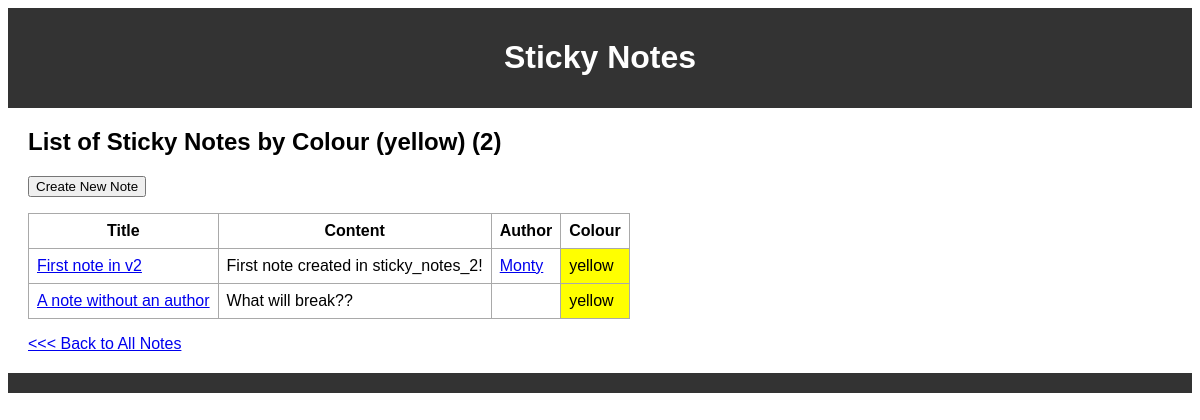
Page /col/yellow/ on the committed database.
### sticky_notes_2_app/models.py (models this page shows, shortened)
class Colour(models.Model):
    colour_name = models.CharField(max_length=255)
    def __str__(self):
        return self.colour_name

class Note(models.Model):
    title = models.CharField(max_length=255)
    content = models.TextField()
    created_at = models.DateTimeField(auto_now_add=True)
    author = models.ForeignKey('Author', on_delete=models.CASCADE,
                               null=True, blank=True)
    colour = models.ForeignKey('Colour', on_delete=models.CASCADE,
                               null=True, blank=True)

class Author(models.Model):
    name = models.CharField(max_length=255)
    def __str__(self):
        return self.name

### sticky_notes_2_app/views.py (the view)
# urls.py: path('col/<str:colour>/', note_list_by_colour, name='note_list_by_colour'),
def note_list_by_colour(request, colour):
    colour = get_object_or_404(Colour, colour_name=colour)
    notes_by_colour = Note.objects.filter(colour=colour.id)
    count_by_colour = Note.objects.filter(colour=colour.id).count()
    context = {
        'colour_name': colour.colour_name,
        'notes_by_colour': notes_by_colour,
        'count_by_colour': count_by_colour,
        'page_title': 'List of Sticky Notes by Colour',
    }
    return render(request, 'notes/note_list_by_colour.html', context)

### sticky_notes_2_app/templates/notes/note_list_by_colour.html (shortened to what this page needs)
{% extends 'base.html' %}
{% block content %}
    <h2>{{ page_title }} ({{ colour_name }}) ({{ count_by_colour }})</h2>
    <a href="{% url 'note_create' %}"><button>Create New Note</button></a>
    <table>
        <tr>
            <th>Title</th>
            <th>Content</th>
            <th>Author</th>
            <th>Colour</th>
        </tr>
        {% for note in notes_by_colour %}
            <tr>
                <td><a href="{% url 'note_detail' pk=note.pk %}">{{ note.title }}</a></td>
                <td>{{ note.content }}</td>
                <td><a href="{% url 'note_list_by_author' author=note.author %}">{% if note.author is not null %}{{ note.author }}{% endif %}</a></td>
                <td style="background-color:{{ note.colour }};">{{ note.colour }}</td>
            </tr>
        {% endfor %}
    </table>
    <a href="{% url 'note_list' %}"> <<< Back to All Notes</a>
{% endblock %}

### sticky_notes_2_app/static/notes/styles.css (style rules this page uses)
body { font-family: 'Calibri', 'Arial', sans-serif; }

### sticky_notes_2_app/templates/base.html (style rules this page uses)
table, th, td { border: 1px solid darkgray; border-collapse: collapse; padding: 1vh; }
button { margin-right: 5px; }

### rows in the picture
Colour: colour_name "yellow"
Note: title "First note in v2", content "First note created in sticky_notes_2!", author "Monty", colour "yellow"
Note: title "A note without an author", content "What will break??", colour "yellow"

### other values in the picture
{{ page_title }} "List of Sticky Notes by Colour"
{{ count_by_colour }} "2"
